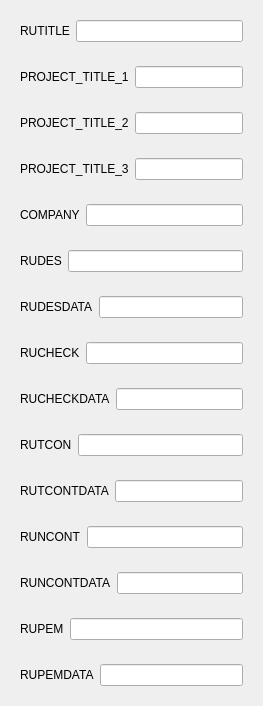
            <widget class="QWidget" name="optionsPage">
             <property name="sizePolicy">
              <sizepolicy hsizetype="Expanding" vsizetype="Expanding">
               <horstretch>0</horstretch>
               <verstretch>0</verstretch>
              </sizepolicy>
             </property>
             <layout class="QVBoxLayout" name="verticalLayout_6">
              <item>
               <widget class="QWidget" name="rutitleWidget" native="true">
                <layout class="QHBoxLayout" name="horizontalLayout_36">
                 <item>
                  <widget class="QLabel" name="rutitleLabel">
                   <property name="text">
                    <string>RUTITLE</string>
                   </property>
                  </widget>
                 </item>
                 <item>
                  <widget class="QLineEdit" name="rutitleLineEdit"/>
                 </item>
                </layout>
               </widget>
              </item>
              <item>
               <widget class="QWidget" name="projecttitle1Widget" native="true">
                <layout class="QHBoxLayout" name="horizontalLayout_37">
                 <item>
                  <widget class="QLabel" name="projecttitle1Label">
                   <property name="text">
                    <string>PROJECT_TITLE_1</string>
                   </property>
                  </widget>
                 </item>
                 <item>
                  <widget class="QLineEdit" name="projecttitle1LineEdit"/>
                 </item>
                </layout>
               </widget>
              </item>
              <item>
               <widget class="QWidget" name="projecttitle2Widget" native="true">
                <layout class="QHBoxLayout" name="horizontalLayout_38">
                 <item>
                  <widget class="QLabel" name="projecttitle2Label">
                   <property name="text">
                    <string>PROJECT_TITLE_2</string>
                   </property>
                  </widget>
                 </item>
                 <item>
                  <widget class="QLineEdit" name="projecttitle2LineEdit"/>
                 </item>
                </layout>
               </widget>
              </item>
              <item>
               <widget class="QWidget" name="projecttitle3Widget" native="true">
                <layout class="QHBoxLayout" name="horizontalLayout_39">
                 <item>
                  <widget class="QLabel" name="projecttitle3Label">
                   <property name="text">
                    <string>PROJECT_TITLE_3</string>
                   </property>
                  </widget>
                 </item>
                 <item>
                  <widget class="QLineEdit" name="projecttitle3LineEdit"/>
                 </item>
                </layout>
               </widget>
              </item>
              <item>
               <widget class="QWidget" name="projecttitle4Widget" native="true">
                <layout class="QHBoxLayout" name="horizontalLayout_40">
                 <item>
                  <widget class="QLabel" name="projecttitle4Label">
                   <property name="text">
                    <string>COMPANY</string>
                   </property>
                  </widget>
                 </item>
                 <item>
                  <widget class="QLineEdit" name="projecttitle4LineEdit"/>
                 </item>
                </layout>
               </widget>
              </item>
              <item>
               <widget class="QWidget" name="rudesWidget" native="true">
                <layout class="QHBoxLayout" name="horizontalLayout_46">
                 <item>
                  <widget class="QLabel" name="rudesLabel">
                   <property name="text">
                    <string>RUDES</string>
                   </property>
                  </widget>
                 </item>
                 <item>
                  <widget class="QLineEdit" name="rudesLineEdit"/>
                 </item>
                </layout>
               </widget>
              </item>
              <item>
               <widget class="QWidget" name="rudesdataWidget" native="true">
                <layout class="QHBoxLayout" name="horizontalLayout_41">
                 <item>
                  <widget class="QLabel" name="rudesdataLabel">
                   <property name="text">
                    <string>RUDESDATA</string>
                   </property>
                  </widget>
                 </item>
                 <item>
                  <widget class="QLineEdit" name="rudesdataLineEdit"/>
                 </item>
                </layout>
               </widget>
              </item>
              <item>
               <widget class="QWidget" name="widget_7" native="true">
                <layout class="QHBoxLayout" name="horizontalLayout_47">
                 <item>
                  <widget class="QLabel" name="projecttitle4Label_8">
                   <property name="text">
                    <string>RUCHECK</string>
                   </property>
                  </widget>
                 </item>
                 <item>
                  <widget class="QLineEdit" name="projecttitle4LineEdit_8"/>
                 </item>
                </layout>
               </widget>
              </item>
              <item>
               <widget class="QWidget" name="widget_2" native="true">
                <layout class="QHBoxLayout" name="horizontalLayout_42">
                 <item>
                  <widget class="QLabel" name="projecttitle4Label_3">
                   <property name="text">
                    <string>RUCHECKDATA</string>
                   </property>
                  </widget>
                 </item>
                 <item>
                  <widget class="QLineEdit" name="projecttitle4LineEdit_3"/>
                 </item>
                </layout>
               </widget>
              </item>
              <item>
               <widget class="QWidget" name="widget_8" native="true">
                <layout class="QHBoxLayout" name="horizontalLayout_48">
                 <item>
                  <widget class="QLabel" name="projecttitle4Label_9">
                   <property name="text">
                    <string>RUTCON</string>
                   </property>
                  </widget>
                 </item>
                 <item>
                  <widget class="QLineEdit" name="projecttitle4LineEdit_9"/>
                 </item>
                </layout>
               </widget>
              </item>
              <item>
               <widget class="QWidget" name="widget_3" native="true">
                <layout class="QHBoxLayout" name="horizontalLayout_43">
                 <item>
                  <widget class="QLabel" name="projecttitle4Label_4">
                   <property name="text">
                    <string>RUTCONTDATA</string>
                   </property>
                  </widget>
                 </item>
                 <item>
                  <widget class="QLineEdit" name="projecttitle4LineEdit_4"/>
                 </item>
                </layout>
               </widget>
              </item>
              <item>
               <widget class="QWidget" name="widget_9" native="true">
                <layout class="QHBoxLayout" name="horizontalLayout_49">
                 <item>
                  <widget class="QLabel" name="projecttitle4Label_10">
                   <property name="text">
                    <string>RUNCONT</string>
                   </property>
                  </widget>
                 </item>
                 <item>
                  <widget class="QLineEdit" name="projecttitle4LineEdit_10"/>
                 </item>
                </layout>
               </widget>
              </item>
              <item>
               <widget class="QWidget" name="widget_4" native="true">
                <layout class="QHBoxLayout" name="horizontalLayout_44">
                 <item>
                  <widget class="QLabel" name="projecttitle4Label_5">
                   <property name="text">
                    <string>RUNCONTDATA</string>
                   </property>
                  </widget>
                 </item>
                 <item>
                  <widget class="QLineEdit" name="projecttitle4LineEdit_5"/>
                 </item>
                </layout>
               </widget>
              </item>
              <item>
               <widget class="QWidget" name="widget_10" native="true">
                <layout class="QHBoxLayout" name="horizontalLayout_50">
                 <item>
                  <widget class="QLabel" name="projecttitle4Label_11">
                   <property name="text">
                    <string>RUPEM</string>
                   </property>
                  </widget>
                 </item>
                 <item>
                  <widget class="QLineEdit" name="projecttitle4LineEdit_11"/>
                 </item>
                </layout>
               </widget>
              </item>
              <item>
               <widget class="QWidget" name="widget_5" native="true">
                <layout class="QHBoxLayout" name="horizontalLayout_45">
                 <item>
                  <widget class="QLabel" name="projecttitle4Label_6">
                   <property name="text">
                    <string>RUPEMDATA</string>
                   </property>
                  </widget>
                 </item>
                 <item>
                  <widget class="QLineEdit" name="projecttitle4LineEdit_6"/>
                 </item>
                </layout>
               </widget>
              </item>
             </layout>
            </widget>
